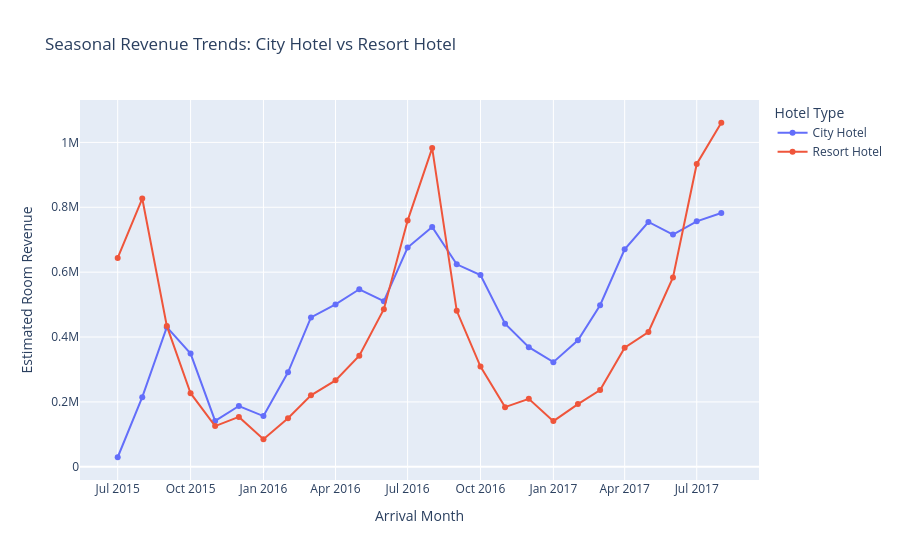

The notebook cell this image was saved under:
### Markdown cell above
**SEASONAL DEMAND AND TREND**

### Code cell
# SEASONAL DEMAND AND REVENUE
# Keep only bookings where the guest checked out
arrived = df[df["reservation_status"] == "Check-Out"].copy()

# Calculate total nights stayed
arrived["total_nights"] = (
    arrived["stays_in_weekend_nights"] +
    arrived["stays_in_week_nights"]
)

# Calculate estimated room revenue
arrived["estimated_revenue"] = (
    arrived["adr"] * arrived["total_nights"]
)
# Create a date using the arrival year and month
arrived["arrival_month"] = pd.to_datetime(
    arrived["arrival_date_year"].astype(str) + "-" +
    arrived["arrival_date_month"] + "-01",
    format="%Y-%B-%d"
)

# Group bookings by arrival month
monthly_hotel = arrived.groupby(
    ["arrival_month", "hotel"]
).agg(
    completed_bookings=("hotel", "size"),
    estimated_revenue=("estimated_revenue", "sum")
).reset_index()

fig = px.line(
    monthly_hotel,
    x="arrival_month",
    y="estimated_revenue",
    color="hotel",
    markers=True,
    title="Seasonal Revenue Trends: City Hotel vs Resort Hotel",
    labels={
        "arrival_month": "Arrival Month",
        "estimated_revenue": "Estimated Room Revenue",
        "hotel": "Hotel Type"
    }
)

fig.update_layout(
    hovermode="x unified",
    xaxis_title="Arrival Month",
    yaxis_title="Estimated Room Revenue"
)

fig.show()

### Figure 1 — Plotly figure (JSON) as saved in the notebook; plotly's stock layout.template omitted (floating-point values rounded to 4 significant figures)
{"data": [{"hovertemplate": "Hotel Type=City Hotel<br>Arrival Month=%{x}<br>Estimated Room Revenue=%{y}<extra></extra>", "legendgroup": "City Hotel", "line": {"color": "#636efa", "dash": "solid"}, "marker": {"symbol": "circle"}, "mode": "lines+markers", "name": "City Hotel", "orientation": "v", "showlegend": true, "type": "scatter", "x": ["2015-07-01T00:00:00.000000", "2015-08-01T00:00:00.000000", "2015-09-01T00:00:00.000000", "2015-10-01T00:00:00.000000", "2015-11-01T00:00:00.000000", "2015-12-01T00:00:00.000000", "2016-01-01T00:00:00.000000", "2016-02-01T00:00:00.000000", "2016-03-01T00:00:00.000000", "2016-04-01T00:00:00.000000", "2016-05-01T00:00:00.000000", "2016-06-01T00:00:00.000000", "2016-07-01T00:00:00.000000", "2016-08-01T00:00:00.000000", "2016-09-01T00:00:00.000000", "2016-10-01T00:00:00.000000", "2016-11-01T00:00:00.000000", "2016-12-01T00:00:00.000000", "2017-01-01T00:00:00.000000", "2017-02-01T00:00:00.000000", "2017-03-01T00:00:00.000000", "2017-04-01T00:00:00.000000", "2017-05-01T00:00:00.000000", "2017-06-01T00:00:00.000000", "2017-07-01T00:00:00.000000", "2017-08-01T00:00:00.000000"], "xaxis": "x", "y": [29450.0, 214600.0, 430500.0, 349100.0, 141500.0, 187400.0, 156400.0, 291200.0, 460500.0, 500500.0, 547200.0, 510400.0, 676000.0, 739500.0, 624200.0, 591300.0, 441000.0, 368900.0, 322600.0, 390100.0, 498300.0, 670500.0, 754700.0, 715700.0, 756600.0, 782600.0], "yaxis": "y"}, {"hovertemplate": "Hotel Type=Resort Hotel<br>Arrival Month=%{x}<br>Estimated Room Revenue=%{y}<extra></extra>", "legendgroup": "Resort Hotel", "line": {"color": "#EF553B", "dash": "solid"}, "marker": {"symbol": "circle"}, "mode": "lines+markers", "name": "Resort Hotel", "orientation": "v", "showlegend": true, "type": "scatter", "x": ["2015-07-01T00:00:00.000000", "2015-08-01T00:00:00.000000", "2015-09-01T00:00:00.000000", "2015-10-01T00:00:00.000000", "2015-11-01T00:00:00.000000", "2015-12-01T00:00:00.000000", "2016-01-01T00:00:00.000000", "2016-02-01T00:00:00.000000", "2016-03-01T00:00:00.000000", "2016-04-01T00:00:00.000000", "2016-05-01T00:00:00.000000", "2016-06-01T00:00:00.000000", "2016-07-01T00:00:00.000000", "2016-08-01T00:00:00.000000", "2016-09-01T00:00:00.000000", "2016-10-01T00:00:00.000000", "2016-11-01T00:00:00.000000", "2016-12-01T00:00:00.000000", "2017-01-01T00:00:00.000000", "2017-02-01T00:00:00.000000", "2017-03-01T00:00:00.000000", "2017-04-01T00:00:00.000000", "2017-05-01T00:00:00.000000", "2017-06-01T00:00:00.000000", "2017-07-01T00:00:00.000000", "2017-08-01T00:00:00.000000"], "xaxis": "x", "y": [644000.0, 827000.0, 434200.0, 226800.0, 125500.0, 153800.0, 85200.0, 149600.0, 220300.0, 266500.0, 342400.0, 485700.0, 758900.0, 982400.0, 481000.0, 308900.0, 183900.0, 209600.0, 140800.0, 193300.0, 236700.0, 367100.0, 415500.0, 583800.0, 933600.0, 1061000.0], "yaxis": "y"}], "layout": {"hovermode": "x unified", "legend": {"title": {"text": "Hotel Type"}, "tracegroupgap": 0}, "title": {"text": "Seasonal Revenue Trends: City Hotel vs Resort Hotel"}, "xaxis": {"anchor": "y", "domain": [0, 1], "title": {"text": "Arrival Month"}}, "yaxis": {"anchor": "x", "domain": [0, 1], "title": {"text": "Estimated Room Revenue"}}}}
